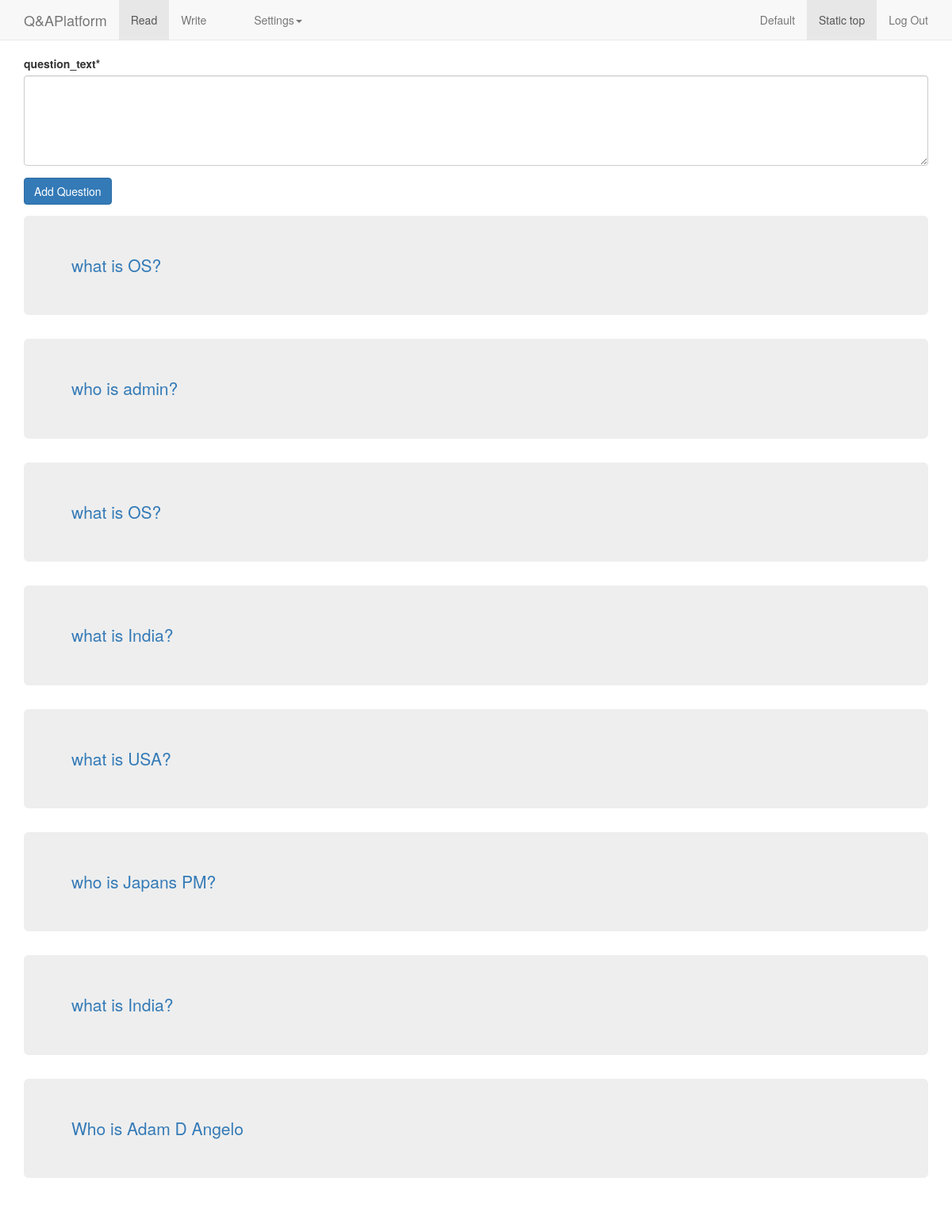
The page /write/ (signed in) on the database its author committed.
### QA/models.py (models this page shows, shortened)
class Question(models.Model):
	question_text = models.CharField(max_length=120, blank=True, null=True)
	timestamp = models.DateTimeField(auto_now_add=True, auto_now=False)

### QA/views.py (the view)
# urls.py: url(r'^write/$','QA.views.listquestions', name='write'),
@login_required
def listquestions(request):
	title = "Put your question here"
	if request.method == 'POST':
		form = add_Question_Form(data=request.POST)
		if form.is_valid():
			form.save(commit=True)
			return HttpResponseRedirect('/write')
	else:
		form = add_Question_Form()
	qlist = Question.objects.all()
	context = {
	"template_title":title,
	"list":qlist,
	"form":form,
	}
	return render(request,"write.html",context)

### QA/forms.py (shortened to what this page needs)
class add_Question_Form(forms.ModelForm): # just a regular form
    question_text = forms.CharField(label=_("question_text"),
        widget=forms.Textarea({'cols': '40', 'rows': '5'}))
    class Meta:
        model = Question
        fields = "__all__"

### QA/templates/write.html (shortened to what this page needs)
{% extends 'base.html' %}
{% load crispy_forms_tags %}
{% block form_question %}
<div class="container ">
	<form method='POST' action=''>
	{{ form |crispy }}
	<input class='btn btn-primary' type='submit' value='Add Question'/>
</div>
{% endblock %}
{% block question_container %}
{% for i in list %}
<div class="container">
	<div class="jumbotron">
 <a class="lead" href="{{i.pk}}">{{i.question_text}}<br></a>
</div>
</div>
{% endfor %}
{% endblock %}

### static/our_static/css/navbar-static-top.css (style rules this page uses)
body { min-height: 2000px; }

### rows shown on the page
Question: question_text "what is OS?"
Question: question_text "who is admin?"
Question: question_text "what is OS?"
Question: question_text "what is India?"
Question: question_text "what is USA?"
Question: question_text "who is Japans PM?"
Question: question_text "what is India?"
Question: question_text "Who is Adam D Angelo"
